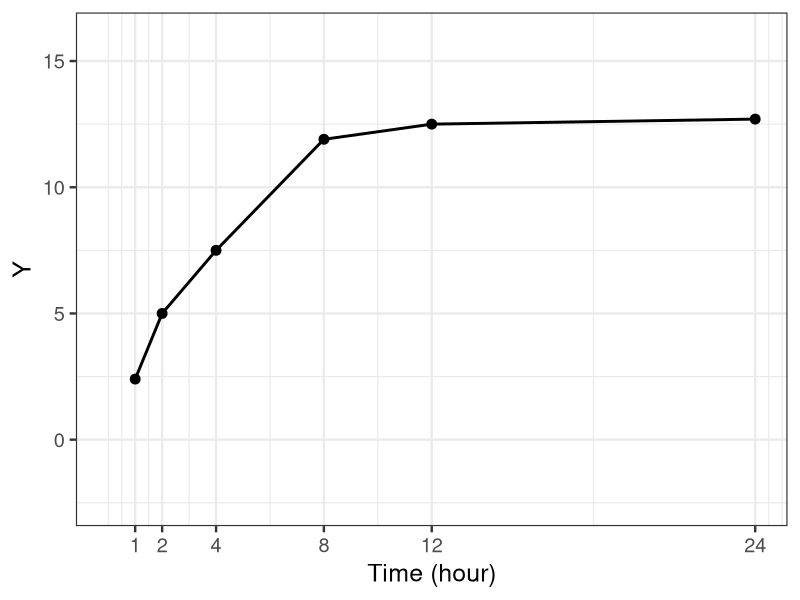

Reproduce this figure in R.
library(ggplot2)

d <- read.csv('input/data-conc.txt')

p <- ggplot(data=d, aes(x=Time, y=Y)) +
  theme_bw(base_size=18) +
  geom_line(size=1) +
  geom_point(size=3) +
  labs(x='Time (hour)', y='Y') +
  scale_x_continuous(breaks=d$Time, limit=c(0,24)) +
  ylim(-2.5, 16)
ggsave(file='output/fig7-6-left.png', plot=p, dpi=300, w=4, h=3)
